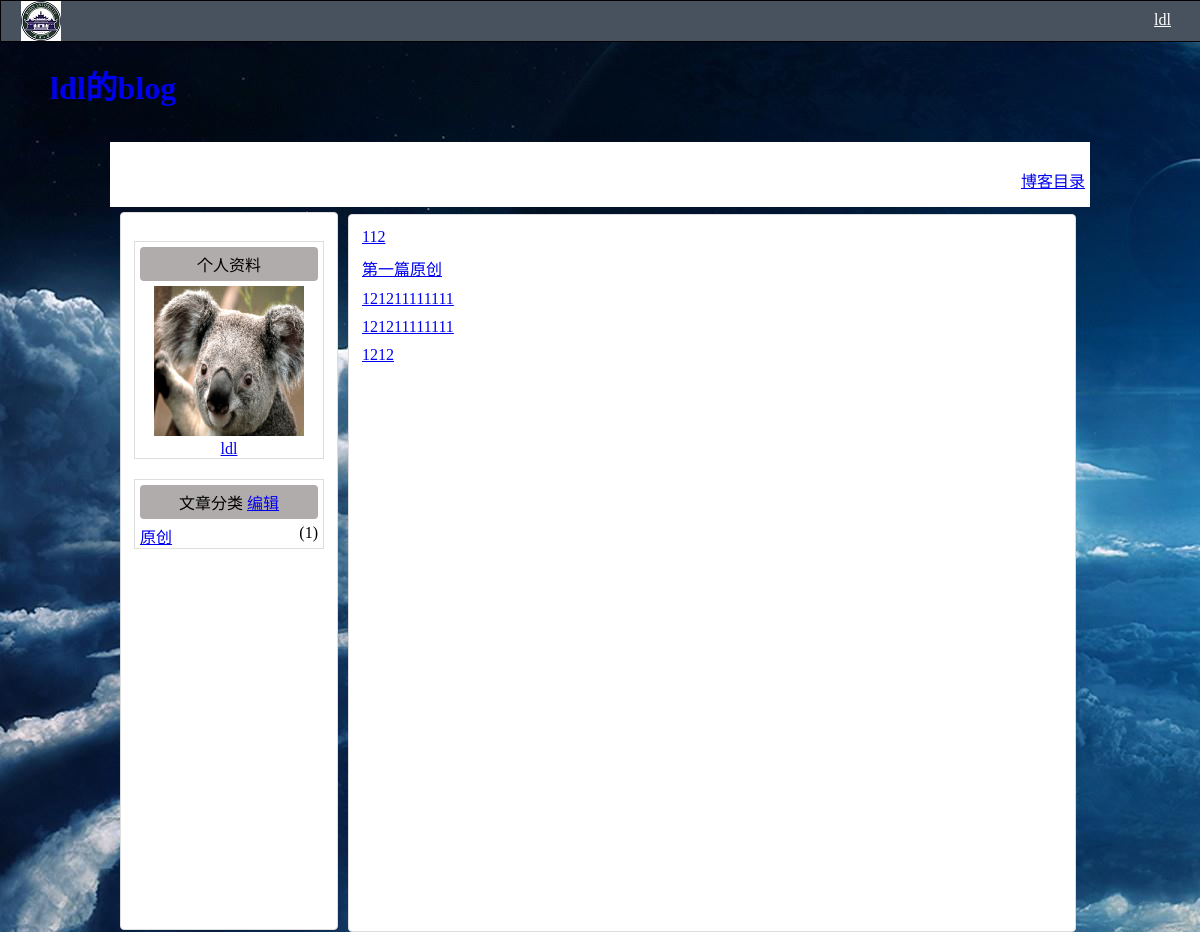
The app's page /blog/1, older data.
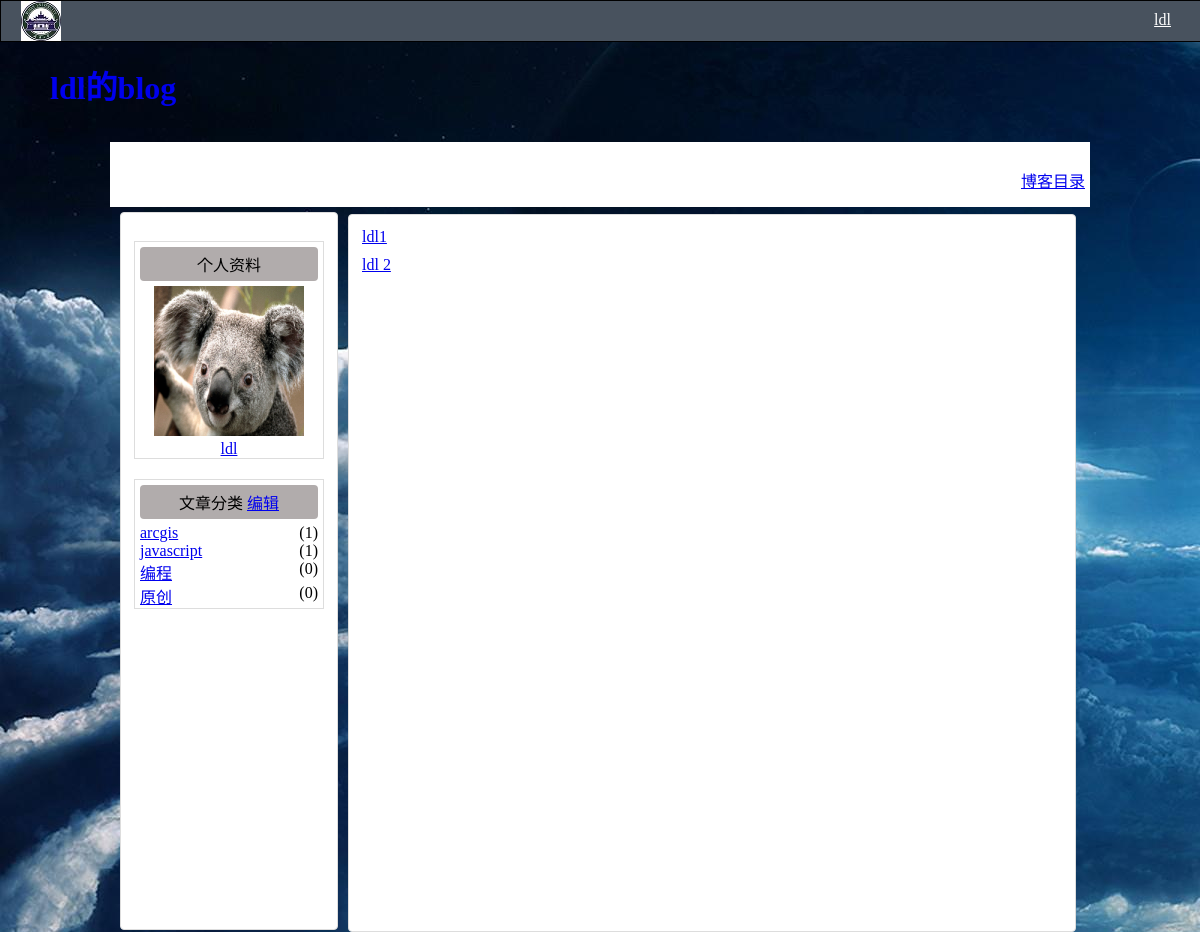
The same page, newer data.
### blog/models.py (models this page shows, shortened)
class User(models.Model):
      name=models.CharField(max_length=30)
      password=models.CharField(max_length=30)

class BlogCategory(models.Model):
      userID=models.CharField(max_length=30)
      name=models.CharField(max_length=30,primary_key=True)
      num=models.IntegerField(max_length=10,default="0")

class BlogTable1(models.Model):
      userID=models.CharField(max_length=10)
      userName=models.CharField(max_length=30)
      title=models.CharField(max_length=150)
      body=models.TextField()
      category=models.ForeignKey(BlogCategory)
      tag=models.CharField(max_length=100)
      timestamp=models.DateTimeField()

### blog/views.py (the view)
# urls.py: url(r'^(\d+)$',bloglist),
def bloglist(request,index):
    post=BlogTable1.objects.filter(userID=index)
    category=BlogCategory.objects.filter(userID=index)
    username=User.objects.get(id=index).name
    categorynum=category.count()
    t=loader.get_template("bloglist.html")
    if 'userID' in request.session:
        if str(request.session['userID'])==index:
            c=Context({'posts':post,'userName':username,'userID':request.session['userID'],'category':category,'logined':'true'})
            return HttpResponse(t.render(c))
        else:
            c=Context({'posts':post,'userName':username,'category':category,'userID':index})
            return HttpResponse(t.render(c))
    else:
        c=Context({'posts':post,'userName':username,'category':category,'userID':index})
        return HttpResponse(t.render(c))

### blog/templates/bloglist.html (shortened to what this page needs)
{% extends "base.html" %}
   {%block nav%}
   <ul class="nav">
      <li id='btlist' class='navli'>
         <a href='/blog/{{userID}}'>博客目录</a>
      </li>
      {%if logined %}
         <li id='btmanage' class='navli'>
            <a href='/blog/{{userID}}/articlemanage'>管理博客</a>
         </li>
         <li id='btedit' class="navli">
            <a href="/blog/{{userID}}/edit">发表新博客</a>
         </li>
         </ul>
     {% else%}
         </ul>
     {%endif%}
  {%endblock%}
   {%block content %}
      {%for post in posts %}
         <div class="blogtitle"><div align="left"><a href="/blog/{{post.userID}}/article/{{post.id}}">{{post.title}}</a></div></div>
      {% endfor %}
    {% endblock %}
    {%block categorydiv%}
          {%for cate in category %}
               <div><a href="/blog/{{cate.userID}}/category/{{cate.name}}">{{cate.name}}</a><span>({{cate.num}})</span></div>
          {% endfor %}
    {% endblock %}

### blog/templates/base.html (shortened to what this page needs)
<!DOCTYPE html>
    <head>
       <link rel="stylesheet" type="text/css" href="css/base.css">
     </head>
     <body>
          <div id="blogtoolbar">
             <div id="logo">
                <a href="/blog" id="bloglogo"></a>
             </div>
             <div id="loginarea">
              {%if userName%}
                  <a id="userlogined" href="/blog/{{userID}}">{{userName}}</a>
               {%else%}
                  <a href="/blog/gologin">登陆</a>
                  <a href="/blog/goregister">注册</a>
               {%endif%}
              </div>
          </div>
          <div id="header">
            {%block header%}
               <div><a href="/blog/{{userID}}">{{userName}}的blog</a></div>
            {%endblock%}
          </div>
          <div id="navigator">
              {%block nav%}
              {%endblock%}
           </div>
          <div id="body">
              <div id="side">
                 <div id="user">
                   <div id="sidehead">
                      <span>个人资料</span>
                   </div>
                   <div id="sidebody">
                      <div id="usersurface">
                         <img src='pic/default.jpg'>
                         <div><a href="/blog/{{userID}}">{{userName}}</a></div>
                      </div>
                   </div>
                 </div>
                 <div id="bcatecount">
                      <div id="bcatecounthead">
                     	 <span>文章分类 <a href="/blog/{{userID}}/categorymanage">编辑</a></span>
                      </div>
                      <div id="bcatecountcontent">
                     	 {% block categorydiv %}
                     	 {%endblock%}
                      </div>
                 </div>
              </div>
              <div id="main">
                {% block content %}
                {%endblock%}
             </div>
           </div>
     </body>
</html>

### static/css/base.css (style rules this page uses)
body { background-color:rgb(204, 232, 207); text-align:center; margin:0; height:100%; background-image:url("/blog/pic/background.jpg"); }
#blogtoolbar { width:100%; height:40px; margin:0px; border:solid 1px; background:#48525e; }
#bloglogo { background-image:url("/blog/pic/logoindex.jpg"); width:40px; height:40px; float:left; margin-left:20px; }
#loginarea { float:right; margin-right:20px; text-align:center; padding:10px; z-index:4; }
#loginarea a { color:white; }
#header { width:100%; height:100px; }
#header div { padding:30px; text-align:left; font:bold 32px/32px 'Microsoft YaHei' }
#header div a { text-align:left; margin-left:20px; text-decoration:none; }
#body { background:green; width:960px; margin:5px auto; text-align:center; }
#navigator { padding:5px 0 0 0; margin:0 auto; background:white; width:600px; height:60px; }
#navigator ul { background:white; }
#main { border:solid 1px #ddd; border-radius:4px; padding:8px; text-align:left; float:left; width:710px; height:700px; background:white; margin-left:10px; }
#side { border-radius:4px; width:200px; height:700px; float:left; padding:8px; border:solid 1px #ddd; text-align:center; background:white; }
#user { border:solid 1px #ddd; margin:20px 5px; }
#sidehead { padding:5px; background:#b1acac; border-radius:4px; margin:5px; }
.blogtitle { align:left;padding:5px;color:#bf8; }
#navigator { width:980px;margin:0 auto; }
.nav { float:right; }
.navli { float:left; height:25px; cursor:auto; margin;10 15px; padding:5px; }
li { list-style:none; }
#bcatecount { margin:20px 5px; border:solid 1px #ddd; }
#bcatecountcontent { text-align:left; }
#bcatecounthead { padding:5px; background:#b1acac; border-radius:4px; margin:5px; }
#bcatecountcontent div span { float:right; padding:0 5px; }
#bcatecountcontent div a { padding: 0 5px; }

Row changes from the older to the newer data that the page shows:
removed BlogTable1: title "第一篇原创"
removed BlogTable1: title "121211111111"
removed BlogTable1: title "121211111111"
removed BlogTable1: title "1212"
added BlogCategory: name "arcgis", num "1"
added BlogCategory: name "javascript", num "1"
added BlogCategory: name "编程", num "0"
changed BlogCategory "原创": num "1" → "0"
changed BlogTable1: title "112" → "ldl1"
now on this page (row edited): BlogTable1: title "ldl 2"
